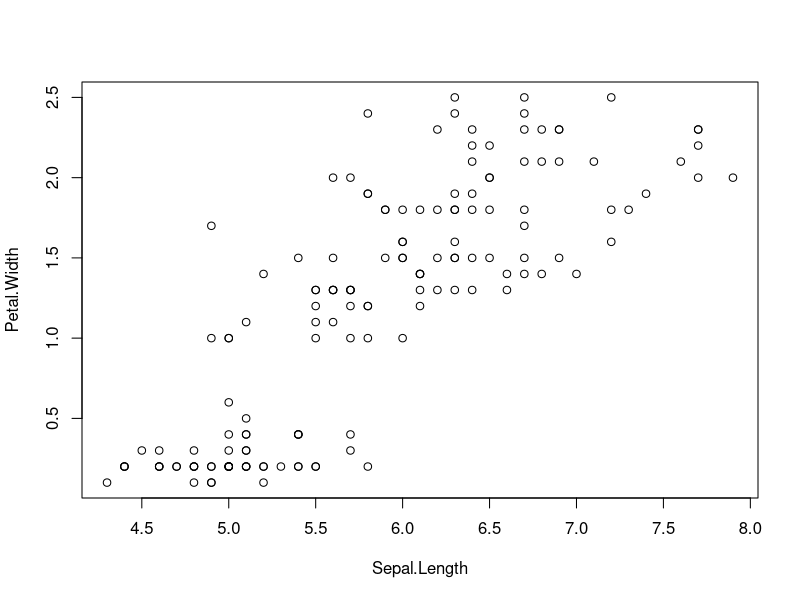
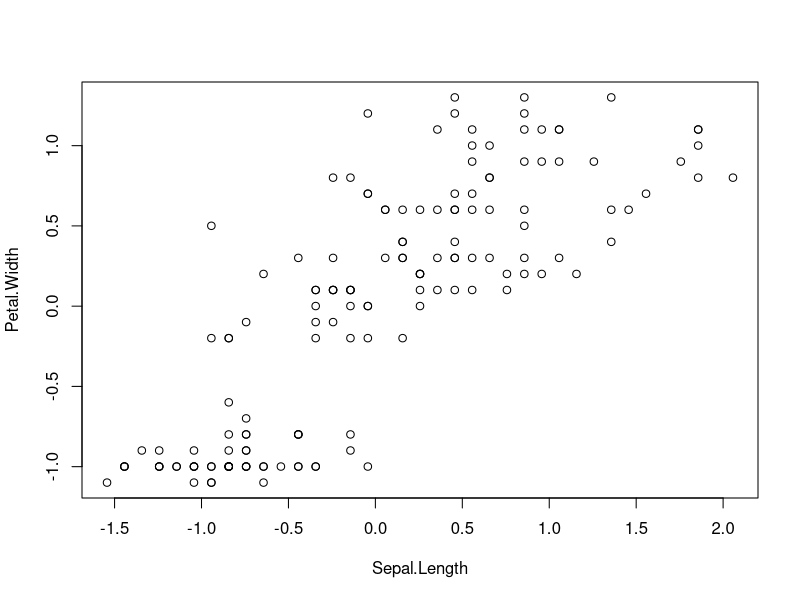
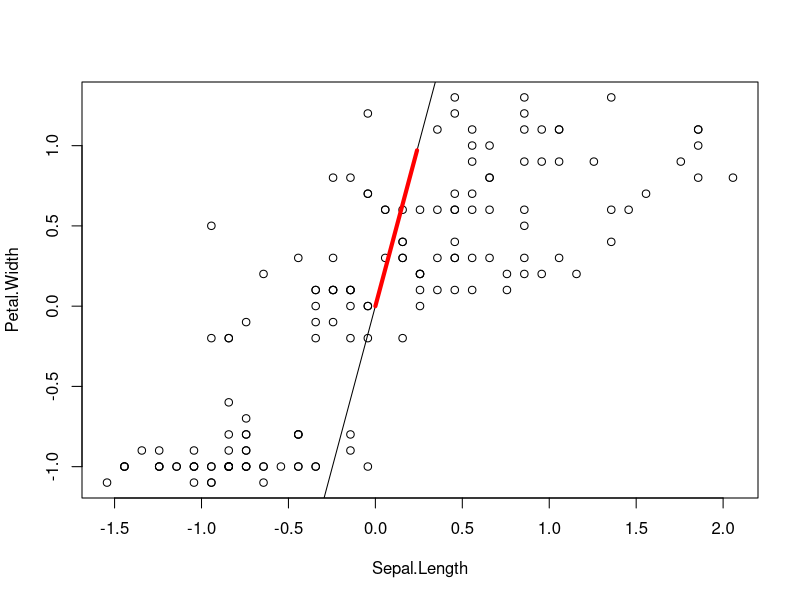
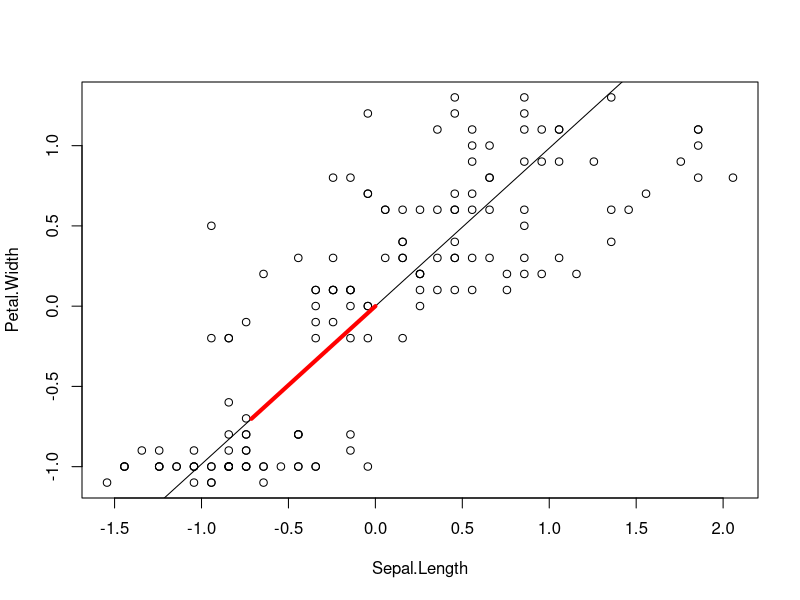
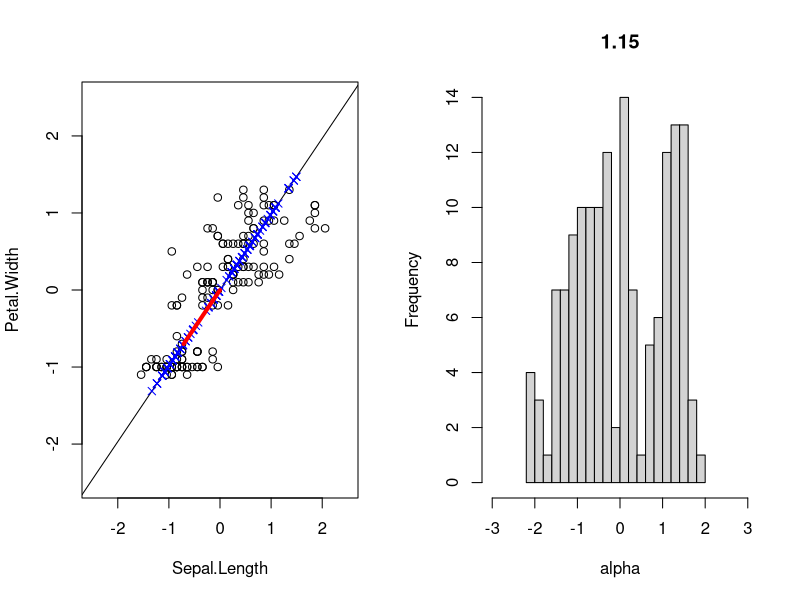

Generate these figures, in order, with R:
## ---- chunk 1
data(iris)
Z = iris[,c(1,4)]
head(Z)
## ---- chunk 2
plot(Z)
## ---- chunk 3
Z_centered = scale(Z, center=TRUE, scale=FALSE)
plot(Z_centered)
## ---- chunk 4
v_try = rnorm(2)
v_try = v_try/sqrt(sum(v_try^2))
slope = v_try[2]/v_try[1]
## ---- chunk 5
plot(Z_centered)
abline(0, slope)
segments(0, 0, v_try[1], v_try[2], col='red', lwd=4)
## ---- chunk 6
set.seed(29)
v_try = rnorm(2)
v_try = v_try/sqrt(sum(v_try^2))
slope = v_try[2]/v_try[1]
## ---- chunk 7
plot(Z_centered)
abline(0, slope)
segments(0, 0, v_try[1], v_try[2], col='red', lwd=4)
## ---- chunk 8
par(mfrow=c(1,2))
plot(Z_centered, xlim=c(-2.5,2.5), ylim=c(-2.5,2.5))
abline(0, slope)
alpha = Z_centered %*% v_try  # inner product of each row with v_try
z_hat = alpha %*% v_try  # locations in R^2
points(z_hat, col='blue', pch=4)
segments(0, 0, v_try[1], v_try[2], col='red', lwd=4)
## ---- chunk 9
head(alpha)
## ---- chunk 10
head(z_hat)
## ---- chunk 11
hist(alpha, 25, xlim=c(-3,3), main=round(var(alpha), 2))
